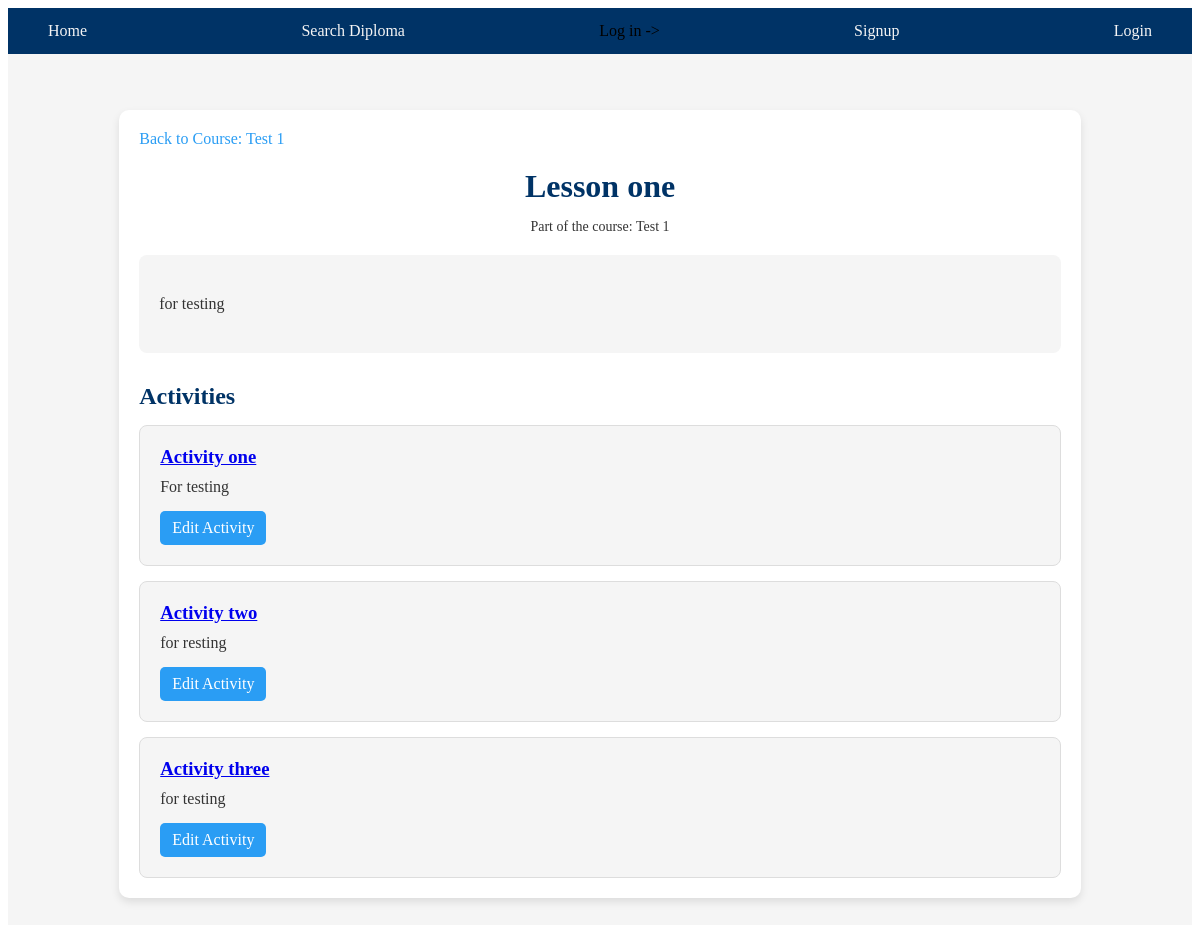
Page /lessons/1/ on the earlier database version.
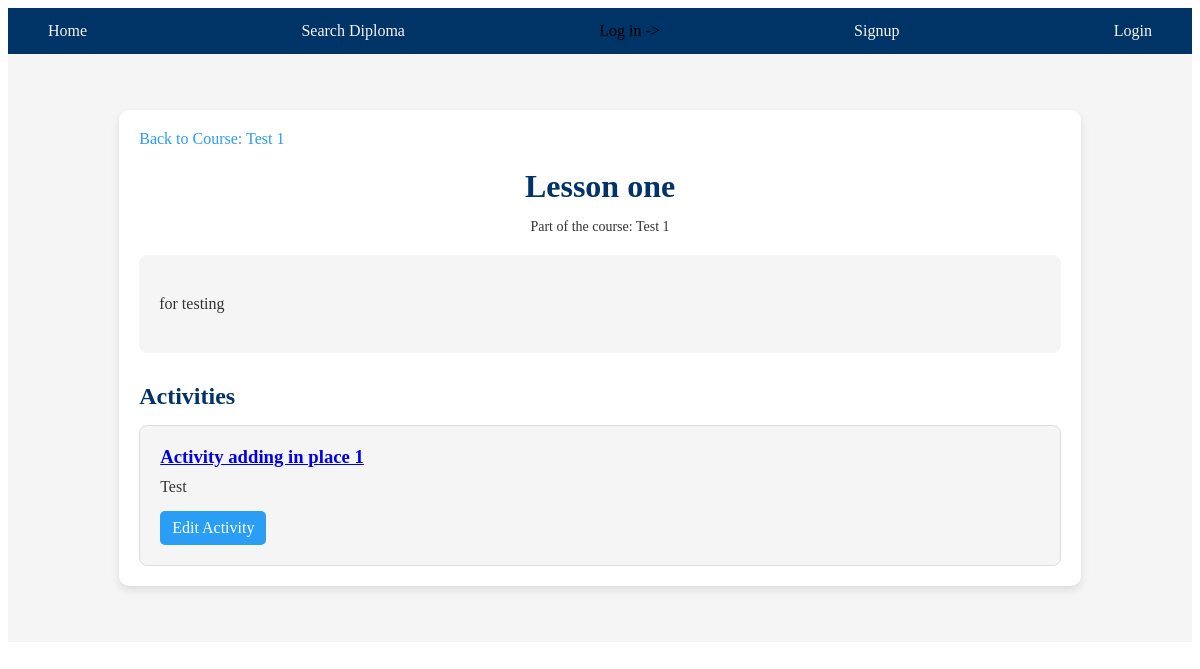
Same page on the later database version.
### edu_core/models.py (models this page shows, shortened)
class Activity(models.Model):
    lesson = models.ForeignKey(Lesson, on_delete=models.CASCADE, related_name='activities')
    name = models.CharField(max_length=255)
    description = models.TextField(blank=True, null=True)
    start_date = models.DateField(blank=True, null=True)  # Add start date
    end_date = models.DateField(blank=True, null=True)    # Add end date
    questions = models.ManyToManyField(Question, through='ActivityQuestion', related_name='activity_set')

### edu_core/views/lesson_views.py (the view)
# urls.py: path('lessons/<int:lesson_id>/', lesson_view, name='lesson_view'),
def lesson_view(request, lesson_id):
    lesson = get_object_or_404(Lesson, id=lesson_id)
    return render(request, 'edu_core/lesson/lesson_view.html', {'lesson': lesson})

### edu_core/templates/edu_core/lesson/lesson_view.html (shortened to what this page needs)
{% extends "edu_core/base.html" %}
{% load static %}
{% block content %}
<link rel="stylesheet" href="{% static 'edu_core/css/lesson_view.css' %}" type="text/css">
<div class="lesson-view-container">
    <nav class="breadcrumb-nav">
        <a href="{% url 'course_detail' lesson.course.id %}" class="breadcrumb">Back to Course: {{ lesson.course.name }}</a>
    </nav>
    <header class="lesson-header">
        <h1>{{ lesson.name }}</h1>
        <p class="lesson-metadata">Part of the course: {{ lesson.course.name }}</p>
    </header>
    <section class="lesson-content">
        <p>{{ lesson.content }}</p>
    </section>
    <section class="activities-section">
        <h2>Activities</h2>
        <div class="activities-list">
            {% for activity in lesson.activities.all %}
                <div class="activity-card">
                    <h3><a href="{% url 'activity_view' activity.id %}">{{ activity.name }}</a></h3>
                    <p>{{ activity.description }}</p>
                    <div class="activity-buttons">
                        <a href="{% url 'edit_activity' activity.id %}" class="btn btn-secondary">Edit Activity</a>
                    </div>
                </div>
            {% empty %}
                <p class="no-activities">No activities found for this lesson.</p>
            {% endfor %}
        </div>
    </section>
</div>
{% endblock %}

Differences in the rows shown:
removed Activity: name "Activity one", description "For testing"
removed Activity: name "Activity two", description "for resting"
removed Activity: name "Activity three", description "for testing"
added Activity: name "Activity adding in place 1", description "Test"
